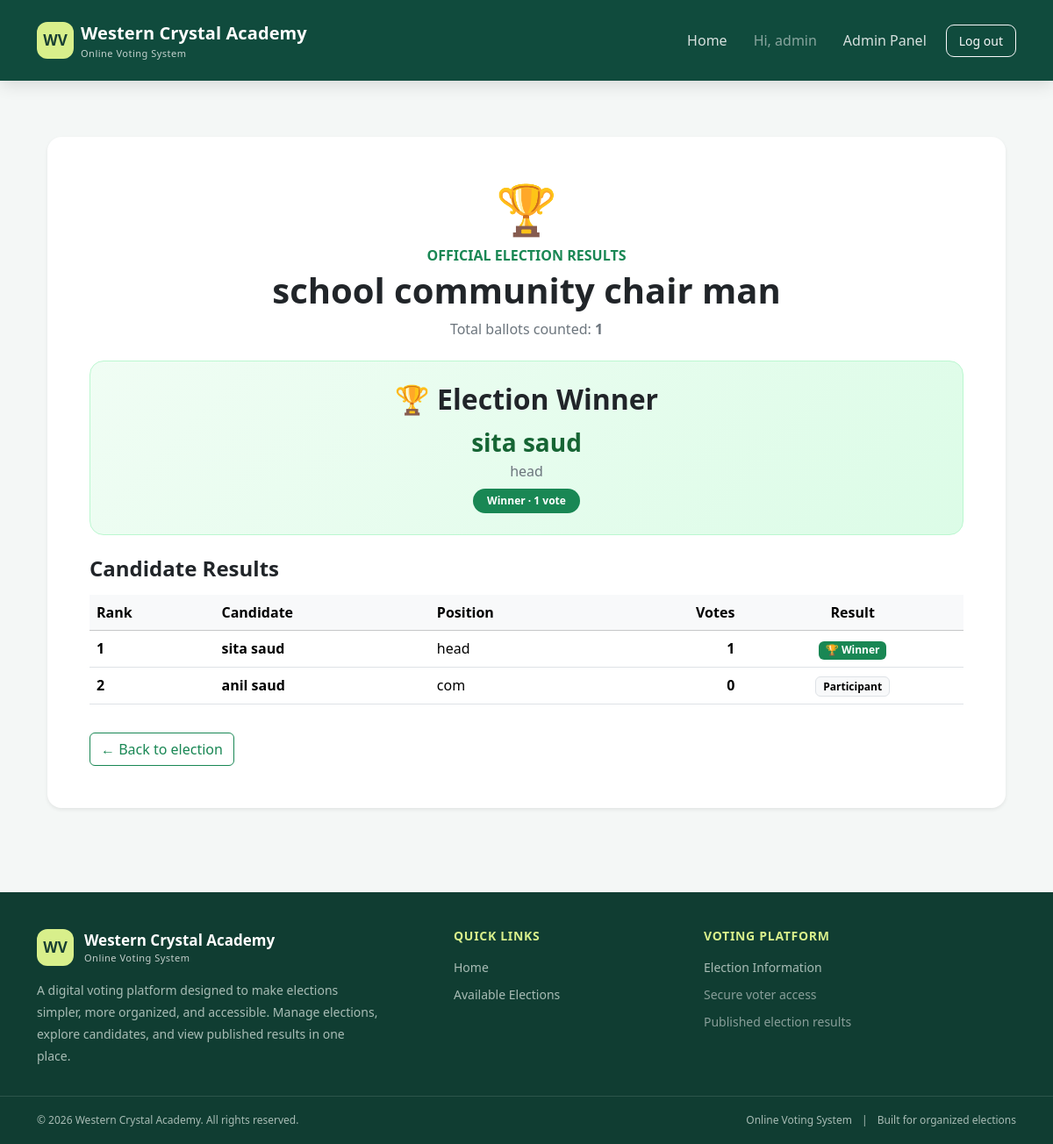
/voting/elections/2/results/ (signed in), run on the app's committed database.
### voting/models.py (models this page shows, shortened)
class Election(models.Model):
    title = models.CharField(max_length=150)
    description = models.TextField(blank=True)
    opens_at = models.DateTimeField()
    closes_at = models.DateTimeField()
    is_published = models.BooleanField(default=False)
    results_published = models.BooleanField(default=False)
    created_at = models.DateTimeField(auto_now_add=True)
    class Meta:
        ordering = ["-opens_at"]

class Candidate(models.Model):
    election = models.ForeignKey(
        Election,
        on_delete=models.CASCADE,
        related_name="candidates"
    )
    full_name = models.CharField(max_length=120)
    position = models.CharField(
        max_length=100,
        default="Student Representative"
    )
    manifesto = models.TextField(blank=True)
    photo = models.ImageField(
        upload_to="candidate_photos/",
        blank=True,
        null=True
    )
    is_active = models.BooleanField(default=True)
    class Meta:
        ordering = ["full_name"]
        constraints = [
            models.UniqueConstraint(
                fields=["election", "full_name"],
                name="unique_candidate_per_election"
            )
        ]

### voting/views.py (the view)
# urls.py: path("elections/<int:election_id>/results/", views.results, name="results"),
@login_required
def results(request, election_id):
    election = get_object_or_404(
        Election,
        pk=election_id,
        is_published=True,
    )
    if (
        not election.results_published
        and not request.user.is_staff
    ):
        return HttpResponseForbidden(
            "Results have not been published yet."
        )
    candidates = (
        Candidate.objects.filter(
            election=election,
        )
        .annotate(
            vote_count=Count(
                "ballots",
                filter=Q(
                    ballots__election=election
                ),
            )
        )
        .order_by(
            "-vote_count",
            "full_name",
        )
    )
    total_votes = Ballot.objects.filter(
        election=election,
    ).count()
    rows = [
        {
            "candidate": candidate,
            "votes": candidate.vote_count,
        }
        for candidate in candidates
    ]
    highest_votes = (
        rows[0]["votes"]
        if rows
        else 0
    )
    winners = (
        [
            row
            for row in rows
            if row["votes"] == highest_votes
        ]
        if total_votes > 0
        else []
    )
    winner_ids = {
        row["candidate"].id
        for row in winners
    }
    for row in rows:
        row["is_winner"] = (
            row["candidate"].id in winner_ids
        )
    return render(
        request,
        "voting/results.html",
        {
            "election": election,
            "rows": rows,
            "total_votes": total_votes,
            "winners": winners,
            "has_winner": bool(winners),
            "is_tie": len(winners) > 1,
        },
    )

### templates/voting/results.html (shortened to what this page needs)
{% extends "base.html" %}
{% block content %}
<div class="container py-4 py-lg-5">
    <div class="card border-0 shadow-sm rounded-4 p-4 p-lg-5">
        <div class="text-center mb-4">
            <div class="display-4 mb-2">🏆</div>
            <p class="text-success fw-bold mb-1">OFFICIAL ELECTION RESULTS</p>
            <h1 class="fw-bold">{{ election.title }}</h1>
            <p class="text-secondary mb-0">
                Total ballots counted:
                <strong>{{ total_votes }}</strong>
            </p>
        </div>
        {% if rows %}
            {% with highest_votes=rows.0.votes %}
                {% if highest_votes > 0 %}
                    <div class="winner-card text-center p-4 mb-4 rounded-4">
                        {% with winner_count=0 %}
                            <h2 class="fw-bold mb-2">🏆 Election Winner</h2>
                            {% for row in rows %}
                                {% if row.votes == highest_votes %}
                                    <div class="winner-name fs-3 fw-bold">
                                        {{ row.candidate.full_name }}
                                    </div>
                                    <div class="text-secondary mb-2">
                                        {{ row.candidate.position }}
                                    </div>
                                    <span class="badge rounded-pill text-bg-success px-3 py-2">
                                        {% if forloop.first and rows|length > 1 %}
                                            {% if rows.1.votes == highest_votes %}
                                                Tied for First Place
                                            {% else %}
                                                Winner
                                            {% endif %}
                                        {% else %}
                                            Winner
                                        {% endif %}
                                        · {{ row.votes }} vote{{ row.votes|pluralize }}
                                    </span>
                                {% endif %}
                            {% endfor %}
                        {% endwith %}
                    </div>
                {% else %}
                    <div class="alert alert-info rounded-3 text-center">
                        No votes have been cast yet. The winner will appear after voting.
                    </div>
                {% endif %}
            {% endwith %}
        {% endif %}
        <h4 class="fw-bold mb-3">Candidate Results</h4>
        <div class="table-responsive">
            <table class="table table-hover align-middle">
                <thead class="table-light">
                    <tr>
                        <th>Rank</th>
                        <th>Candidate</th>
                        <th>Position</th>
                        <th class="text-end">Votes</th>
                        <th class="text-center">Result</th>
                    </tr>
                </thead>
                <tbody>
                    {% for row in rows %}
                    <tr>
                        <td class="fw-semibold">{{ forloop.counter }}</td>
                        <td class="fw-semibold">
                            {{ row.candidate.full_name }}
                        </td>
                        <td>{{ row.candidate.position }}</td>
                        <td class="text-end fw-bold">{{ row.votes }}</td>
                        <td class="text-center">
                            {% if total_votes > 0 and row.votes == rows.0.votes %}
                                <span class="badge text-bg-success">
                                    🏆 Winner
                                </span>
                            {% else %}
                                <span class="badge text-bg-light border">
                                    Participant
                                </span>
                            {% endif %}
                        </td>
                    </tr>
                    {% empty %}
                    <tr>
                        <td colspan="5" class="text-center text-secondary py-4">
                            No candidates found.
                        </td>
                    </tr>
                    {% endfor %}
                </tbody>
            </table>
        </div>
        <a class="btn btn-outline-success mt-3 align-self-start"
           href="{% url 'election_detail' election.id %}">
            ← Back to election
        </a>
    </div>
</div>
{% endblock %}

### templates/base.html (shortened to what this page needs)
<!doctype html>
<html lang="en">
<head>
    <link href="https://cdn.jsdelivr.net/npm/bootstrap@5.3.3/dist/css/bootstrap.min.css"
          rel="stylesheet">
</head>
<body>
<nav class="navbar navbar-expand-lg navbar-dark main-navbar">
    <div class="container">
        <a class="navbar-brand d-flex align-items-center gap-2"
           href="{% url 'home' %}">
            <span class="brand-mark">WV</span>
            <span>
                Western Crystal Academy
                <small class="d-block fw-normal opacity-75 brand-subtitle">
                    Online Voting System
                </small>
            </span>
        </a>
        <div class="collapse navbar-collapse" id="mainNavigation">
            <div class="navbar-nav ms-auto align-items-lg-center gap-lg-2">
                <a class="nav-link" href="{% url 'home' %}">
                    Home
                </a>
                {% if user.is_authenticated %}
                    <span class="navbar-text text-white-50 px-lg-2">
                        Hi, {{ user.username }}
                    </span>
                    {% if user.is_staff %}
                        <a class="nav-link" href="{% url 'admin:index' %}">
                            Admin Panel
                        </a>
                    {% endif %}
                    <form method="post" action="{% url 'logout' %}" class="m-0">
                        <button type="submit" class="btn btn-sm btn-outline-light btn-logout">
                            Log out
                        </button>
                    </form>
                {% endif %}
            </div>
        </div>
    </div>
</nav>
<main class="container page-main">
    {% block content %}{% endblock %}
</main>
<footer class="site-footer">
    <div class="container footer-main">
        <div class="row g-4">
            <div class="col-lg-5 col-md-6">
                <div class="footer-brand">
                    <span class="brand-mark">WV</span>
                    <span>
                        Western Crystal Academy
                        <small class="d-block fw-normal brand-subtitle opacity-75">
                            Online Voting System
                        </small>
                    </span>
                </div>
                <p class="footer-description mb-0">
                    A digital voting platform designed to make elections
                    simpler, more organized, and accessible. Manage elections,
                    explore candidates, and view published results in one place.
                </p>
            </div>
            <div class="col-lg-3 col-md-6">
                <h6 class="footer-heading">Quick Links</h6>
                <div class="footer-links">
                    <a href="{% url 'home' %}">Home</a>
                    {% if user.is_authenticated %}
                        <a href="{% url 'home' %}">Available Elections</a>
                    {% else %}
                        <a href="{% url 'login' %}">Voter Login</a>
                        <a href="{% url 'register' %}">Create an Account</a>
                    {% endif %}
                </div>
            </div>
            <div class="col-lg-4 col-md-6">
                <h6 class="footer-heading">Voting Platform</h6>
                <div class="footer-links">
                    <a href="{% url 'home' %}">Election Information</a>
                    <span class="text-white-50 small">
                        Secure voter access
                    </span>
                    <span class="text-white-50 small">
                        Published election results
                    </span>
                </div>
            </div>
        </div>
    </div>
    <div class="footer-bottom">
        <div class="container">
            <div class="row align-items-center gy-2">
                <div class="col-md-6 text-center text-md-start">
                    &copy; {% now "Y" %} Western Crystal Academy.
                    All rights reserved.
                </div>
                <div class="col-md-6 text-center text-md-end">
                    <span>Online Voting System</span>
                    <span class="mx-2">|</span>
                    <span>Built for organized elections</span>
                </div>
            </div>
        </div>
    </div>
</footer>
</body>
</html>

### templates/base.html (style rules this page uses)
:root { --brand: #176b55; --brand-dark: #104b3d; --brand-light: #21856a; --accent: #d8ef8b; --page: #f4f7f6; --text: #1d2b27; --muted: #a8bcb5; }
* { box-sizing: border-box; }
html { scroll-behavior: smooth; scroll-padding-top: 90px; }
body { min-height: 100vh; display: flex; flex-direction: column; margin: 0; background: var(--page); color: var(--text); font-family: "Segoe UI", Arial, sans-serif; }
.main-navbar { position: fixed; top: 0; left: 0; right: 0; z-index: 1030; background: var(--brand-dark); box-shadow: 0 4px 18px rgba(0, 0, 0, 0.13); min-height: 76px; }
.main-navbar .container { min-height: 76px; }
.navbar-brand { color: #fff !important; font-weight: 700; letter-spacing: 0.1px; }
.brand-mark { width: 42px; height: 42px; flex-shrink: 0; border-radius: 12px; background: var(--accent); color: #173e32; display: grid; place-items: center; font-size: 17px; font-weight: 800; }
.brand-subtitle { font-size: 11px; letter-spacing: 0.5px; }
.navbar-nav .nav-link { color: rgba(255, 255, 255, 0.83); font-weight: 500; padding: 10px 14px !important; border-radius: 8px; transition: background 0.2s ease, color 0.2s ease; }
.btn-logout { border-radius: 9px; padding: 7px 14px; }
.page-main { flex: 1; width: 100%; padding-top: 108px !important; padding-bottom: 48px !important; }
.card { border: 0; border-radius: 18px; box-shadow: 0 8px 26px rgba(15, 55, 43, 0.07); }
.site-footer { margin-top: auto; background: #103d32; color: #fff; }
.footer-main { padding-top: 42px; padding-bottom: 32px; }
.footer-brand { display: flex; align-items: center; gap: 12px; margin-bottom: 15px; font-weight: 700; font-size: 17px; }
.footer-description { max-width: 390px; color: var(--muted); font-size: 14px; line-height: 1.8; }
.footer-heading { margin-bottom: 16px; color: var(--accent); font-size: 14px; font-weight: 700; letter-spacing: 0.7px; text-transform: uppercase; }
.footer-links { display: flex; flex-direction: column; gap: 10px; }
.footer-links a { width: fit-content; color: var(--muted); text-decoration: none; font-size: 14px; transition: color 0.2s ease, transform 0.2s ease; }
.footer-bottom { border-top: 1px solid rgba(255, 255, 255, 0.12); padding-top: 18px; padding-bottom: 18px; color: var(--muted); font-size: 12px; }

### templates/voting/results.html (style rules this page uses)
.winner-card { background: linear-gradient(135deg, #f0fdf4, #dcfce7); border: 1px solid #bbf7d0; }
.winner-name { color: #166534; }

### data on the page
Election: title "school community chair man"
Candidate: candidate.full_name "sita saud", candidate.position "head", votes "1", shows "🏆 Winner"
Candidate: candidate.full_name "anil saud", candidate.position "com", votes "0", shows "Participant"

### other printed values
{{ user.username }} "admin"
{{ total_votes }} "1"
